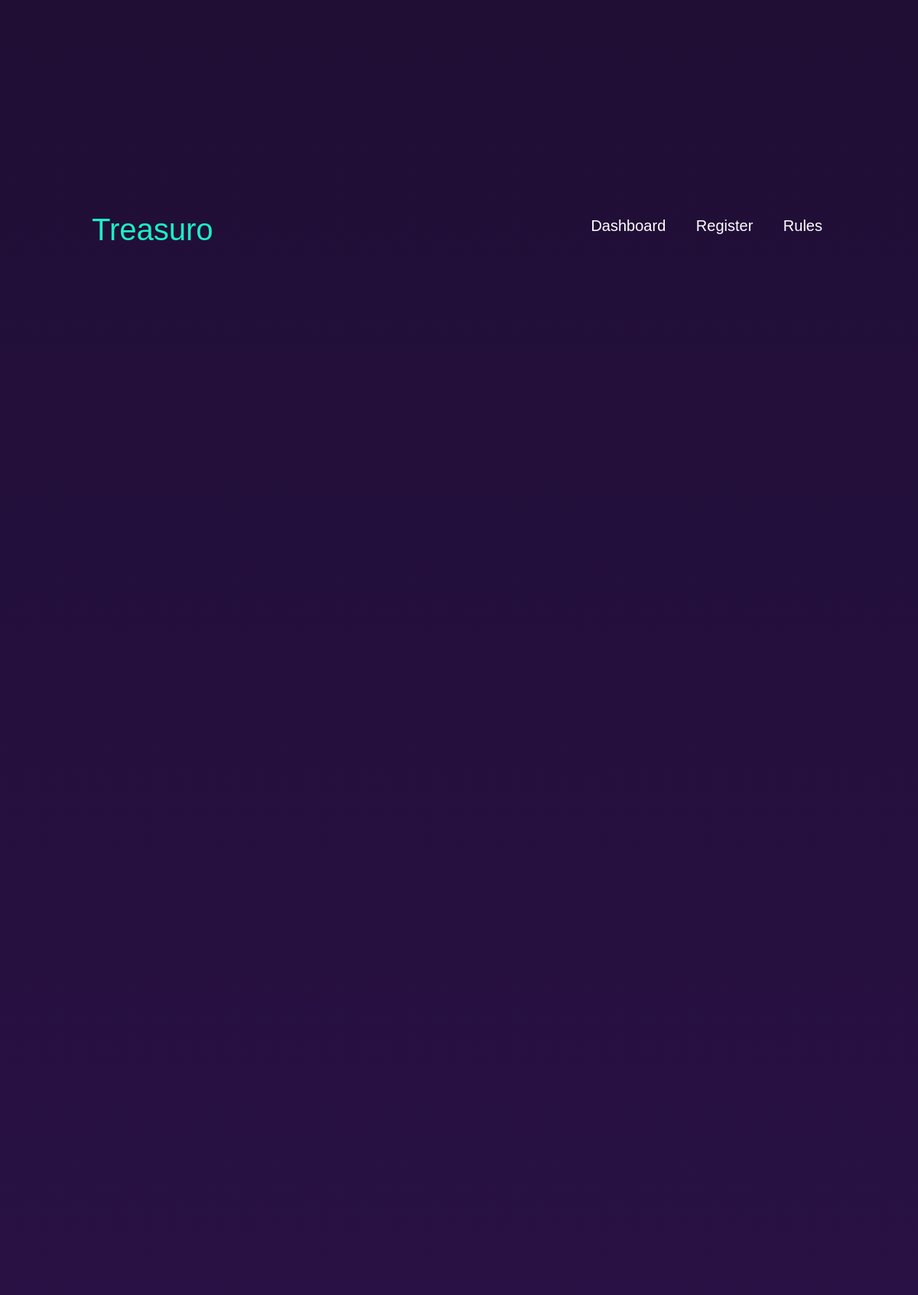
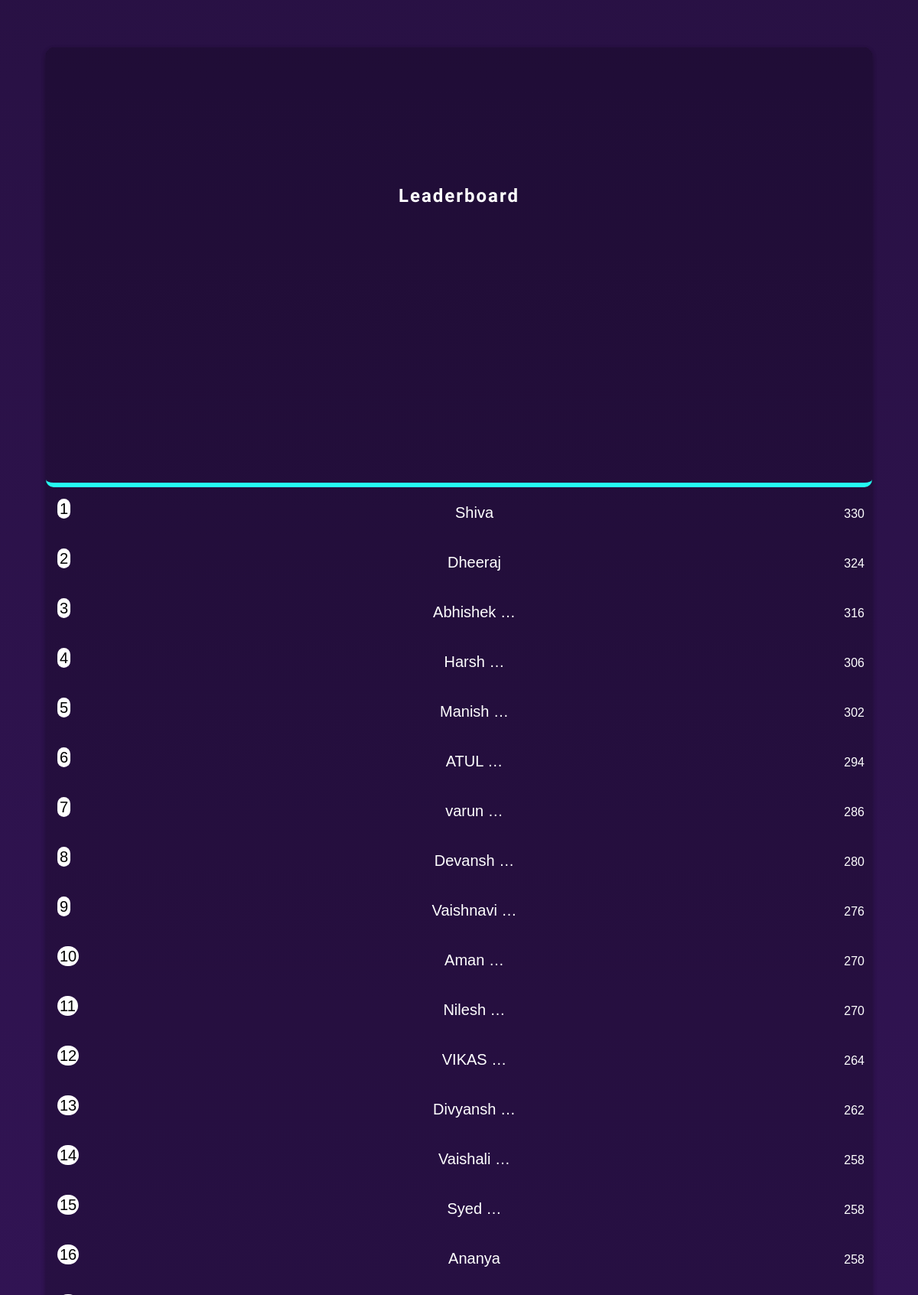
The app's page /leaderboard (upper part) with its own data (2 pictures, top to bottom).
### user_detail/models.py (models this page shows, shortened)
class Profile(models.Model):
    leader=models.ForeignKey(User,on_delete=models.CASCADE)
    name=models.CharField(max_length=100)
    admission=models.CharField(null=True,max_length=100)
    email=models.EmailField()
    number=models.IntegerField()
    level=models.IntegerField(default=4)
    signid=models.CharField(max_length=12,null=True)
    attempts=models.IntegerField(default=0)
    password=models.CharField(max_length=1000,null=True,blank=True)
    points=models.IntegerField(default=0)
    freeze=models.BooleanField(default=False)
    lastsub = models.DateTimeField(auto_now=False)
    rules=models.BooleanField(default=False)#Seen Rules or not
    q1=models.BooleanField(default=False)
    q2=models.BooleanField(default=False)
    q3=models.BooleanField(default=False)
    q4=models.BooleanField(default=False)
    q5=models.BooleanField(default=False)
    q6=models.BooleanField(default=False)
    q7=models.BooleanField(default=False)
    q8=models.BooleanField(default=False)
    q9=models.BooleanField(default=False)
    q10=models.BooleanField(default=False)
    poi=models.CharField(max_length=1000,default='')
    tuh=models.CharField(max_length=10000,default='')
    class Meta:
        ordering=['-points','lastsub']

### Proj_hunt/views.py (the view, shortened to what this page needs)
# urls.py: path('leaderboard',leaderboard),
def leaderboard(request):
    objs=Profile.objects.all()
    context={
        "object":objs,
    }
    return render(request,'Backend/leaderboard.html',context)

### templates/Backend/leaderboard.html (shortened to what this page needs)
{% load static %}
<!DOCTYPE html>
<html lang="en">
<head>
	<link rel="stylesheet" type="text/css" href="../../static/styles/bootstrap-4.1.2/bootstrap.min.css">
	<link href="../../static/plugins/font-awesome-4.7.0/css/font-awesome.min.css" rel="stylesheet" type="text/css">
	<link rel="stylesheet" type="text/css" href="../../static/plugins/OwlCarousel2-2.2.1/owl.carousel.css">
	<link rel="stylesheet" type="text/css" href="../../static/plugins/OwlCarousel2-2.2.1/owl.theme.default.css">
	<link rel="stylesheet" type="text/css" href="../../static/plugins/OwlCarousel2-2.2.1/animate.css">
	<link rel="stylesheet" type="text/css" href="../../static/styles/main_styles.css">
	<link rel="stylesheet" type="text/css" href="../../static/styles/responsive.css">
	<link rel="stylesheet" type="text/css" href="{% static 'styles/login.css' %}">
	<link rel="stylesheet" type="text/css" href="../../static/styles/leaderboard.css">
</head>
<body>
	<div class="super_container">
		<header class="header trans_400">
			<nav role="navigation" class="navBar">
				<div class="brand-logo">
					<span>Treasuro</span>
				</div>
				<ul class="nav-list">
					<li class="nav-item"><a href="/question">Dashboard</a></li>
					{% if request.user.is_authenticated %}
					<li class="nav-item"><a href="/logout">Logout</a></li>
					{% else %}
					<li class="nav-item"><a href="/register">Register</a></li>
					{% endif %}
					<li class="nav-item"><a href="/rules">Rules</a></li>
				</ul>
			</nav>
		</header>
		<div class="home">
			<div class="background_image background_city" style="background-image:url(../../static/images/city.png)"></div>
			<div class="container_box">
				<div class="login-box login_main board leaderboard">
					<div class="login-title">
						<h4>Leaderboard</h4>
					</div>
					<ol>
						{% for obj in object %}
							<li>
								<mark>{{ obj.name|truncatewords:1 }}</mark>
								<small>{{ obj.points }}</small>
							</li>
						{% endfor %}
						</ol>
				</div>
			</div>
		</div>
	</div>
</body>
</html>

### static/styles/main_styles.css (style rules this page uses)
* { margin: 0; padding: 0; -webkit-font-smoothing: antialiased; -webkit-text-shadow: rgba(0,0,0,.01) 0 0 1px; text-shadow: rgba(0,0,0,.01) 0 0 1px; }
body { font-family: 'Raleway', sans-serif; font-size: 14px; font-weight: 400; background: #FFFFFF; color: #a5a5a5; }
div { display: block; position: relative; -webkit-box-sizing: border-box; -moz-box-sizing: border-box; box-sizing: border-box; }
ul { list-style: none; margin-bottom: 0px; }
a { -webkit-transition: all 200ms ease; -moz-transition: all 200ms ease; -ms-transition: all 200ms ease; -o-transition: all 200ms ease; transition: all 200ms ease; }
a, a:hover, a:visited, a:active, a:link { text-decoration: none; -webkit-font-smoothing: antialiased; -webkit-text-shadow: rgba(0,0,0,.01) 0 0 1px; text-shadow: rgba(0,0,0,.01) 0 0 1px; }
h4 { font-size: 18px; }
h1, h2, h3, h4, h5, h6 { font-family: 'Raleway', sans-serif; -webkit-font-smoothing: antialiased; -webkit-text-shadow: rgba(0,0,0,.01) 0 0 1px; text-shadow: rgba(0,0,0,.01) 0 0 1px; line-height: 1.2; font-weight: 700; color: #1f1d22; }
.trans_400 { -webkit-transition: all 400ms ease; -moz-transition: all 400ms ease; -ms-transition: all 400ms ease; -o-transition: all 400ms ease; transition: all 400ms ease; }
.super_container { width: 100%; overflow: hidden; }
.background_image { position: absolute; top: 0; left: 0; width: 100%; height: 100%; background-repeat: no-repeat; background-size: cover; background-position: center center; }
.header { position: absolute; top: 0; left: 0; width: 100vw; background: transparent; z-index: 200; }
.home { width: 100%; height: 100vh; }
.background_city { z-index: 3; }

### static/styles/login.css (style rules this page uses)
body { font-family: 'Roboto', sans-serif; color: white; font-size: 20px; }
.login-box { height: auto; background: rgba(0, 0, 0, 0.5); text-align: center; box-shadow: 0 3px 6px rgba(0, 0, 0, 0.16), 0 3px 6px rgba(0, 0, 0, 0.23); border: 2px solid #1befc5; border-radius: 15px; width: 50%; }
.login-title { margin-top: 15px; text-align: center; font-size: 30px; letter-spacing: 2px; margin-top: 0%; font-weight: bold; color: white; }
a { margin-left: 20%; }
.login_main { margin-left: 14vw; padding-left: 0; width: 40vw; border: 3px solid #1befc5; }
.container_box { display: flex; position: relative; z-index: 100; top: 33vh; }
.login-title h4 { font-size: 2vw; color: white; margin-bottom: 4vh; }
header { z-index: 100000000000; }
*, *::after, *::before { box-sizing: border-box; }
body { margin: 0; }
nav { width: 100%; position: sticky; height: 50px; }
.brand-logo { height: 50px; width: 50px; text-align: center; }
.nav-list { margin: 0; padding: 0; list-style: none; transform: translateY(-300%); transition: all 0.6s ease; background-color: #888; position: relative; z-index: 10000; background-color: #200e35; }
.nav-item { width: 100%; text-align: center; }
.nav-item a { color: #ffffff; text-decoration: none; width: 100%; display: block; height: 100%; padding: 10px 5px; }
@media (min-width: 840px) { .nav-list { display: inline-block; position: absolute; top: 0; z-index: 100000; right: 0px; transform: translateY(0%); background-color: transparent; } }
@media (min-width: 840px) { .nav-item { display: inline-block; width: auto; line-height: 50px; } }
@media (min-width: 840px) { .nav-item a { display: block; padding-top: 0; padding-bottom: 0; } }
.navBar { margin: 3vh auto; width: 80vw; }
.navBar span { color: #1befc5; font-size: 2em; }
.navBar a { margin: 0 1vw; }

### templates/Backend/leaderboard.html (style rules this page uses)
.leaderboard ol li::before { width: auto; height: auto; padding: 3px; }
body { font-family: Arial, sans-serif; background: #ddd; }

### records on screen
Profile: name "Shiva", points "330"
Profile: name "Dheeraj", points "324"
Profile: name "Abhishek …", points "316"
Profile: name "Harsh …", points "306"
Profile: name "Manish …", points "302"
Profile: name "ATUL …", points "294"
Profile: name "varun …", points "286"
Profile: name "Devansh …", points "280"
Profile: name "Vaishnavi …", points "276"
Profile: name "Aman …", points "270"
Profile: name "Nilesh …", points "270"
Profile: name "VIKAS …", points "264"
Profile: name "Divyansh …", points "262"
Profile: name "Vaishali …", points "258"
Profile: name "Syed …", points "258"
Profile: name "Ananya", points "258"
